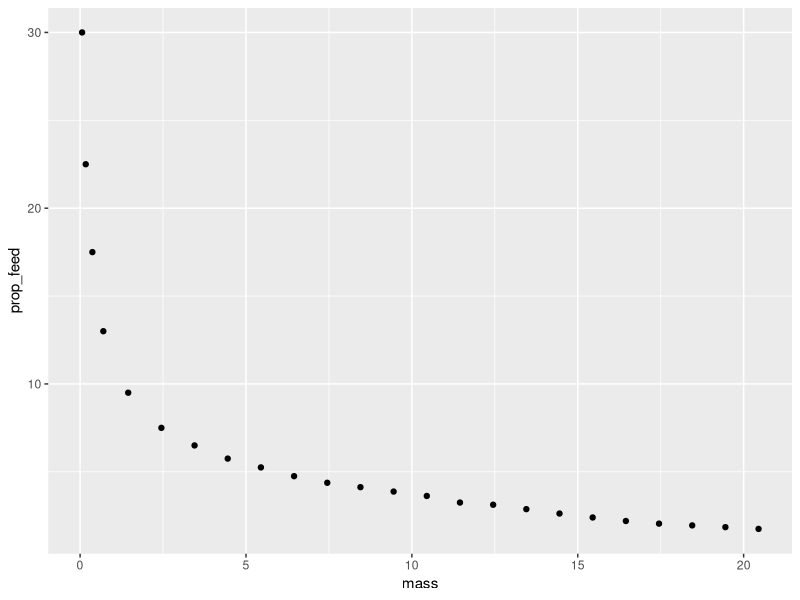
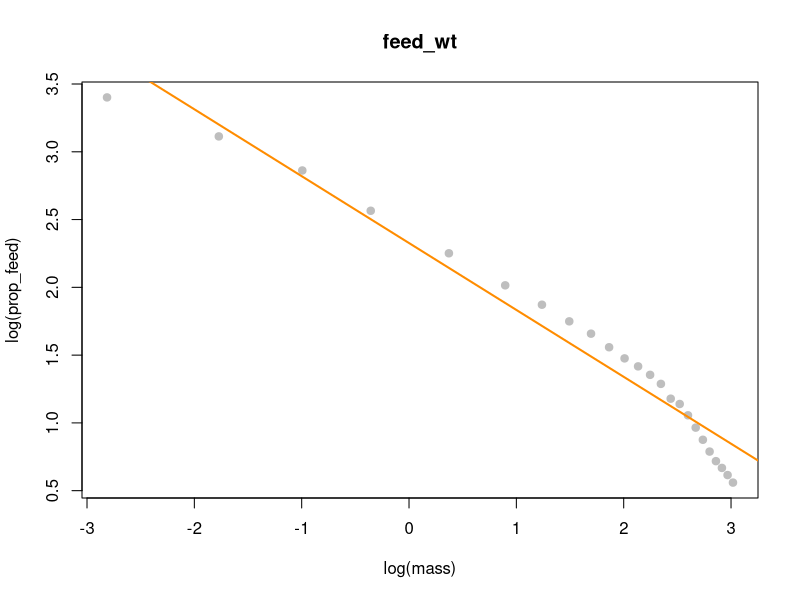
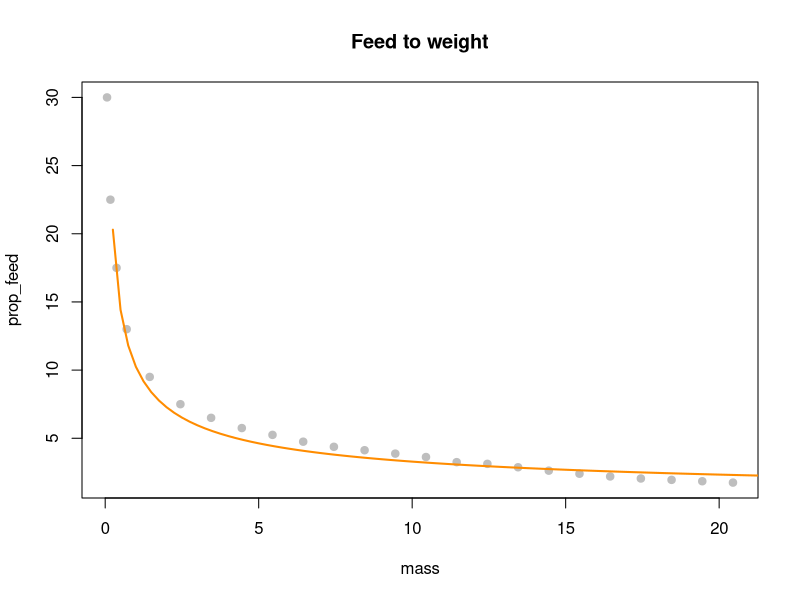
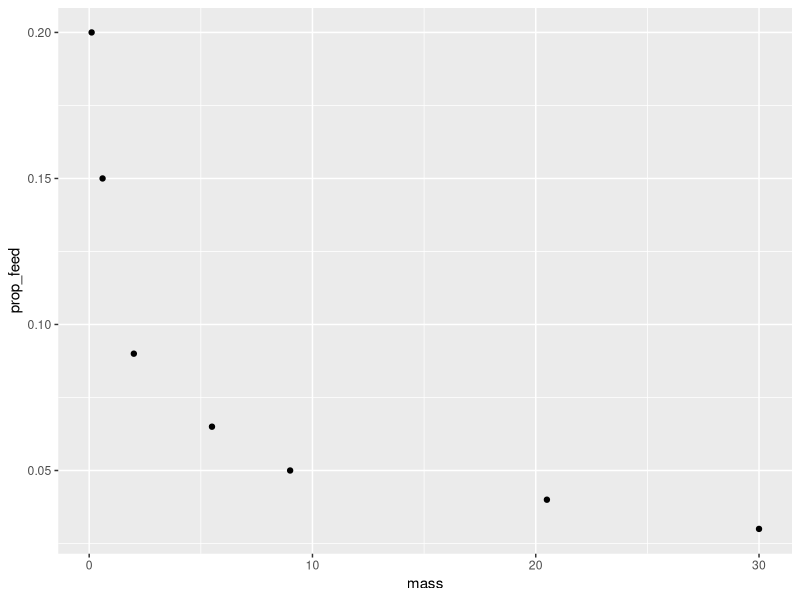
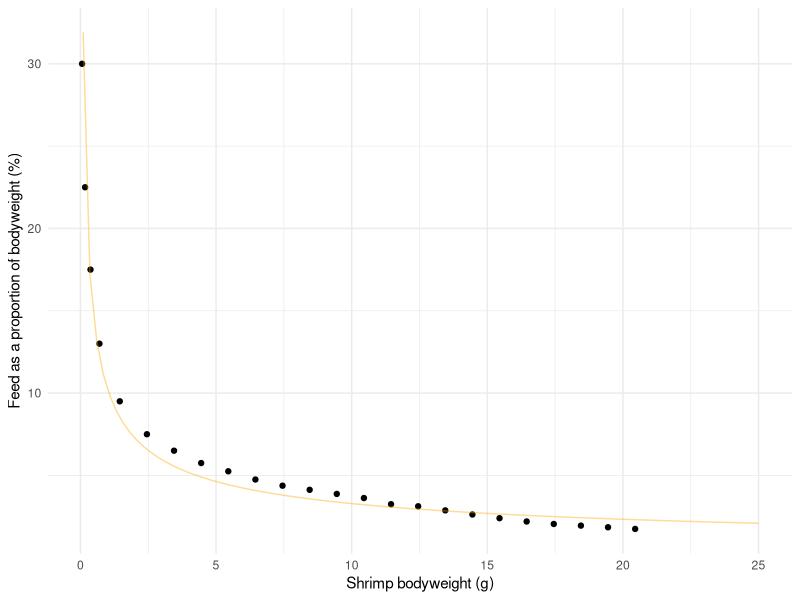

The R source for these figures, in order:
library(tidyverse)

# import data
feed <- read.csv("data/feed.csv") %>%
  mutate(mass = (mass_1 + mass_2) / 2,
         prop_feed = (rate_1 + rate_2) / 2)

feed %>% ggplot(aes(mass, prop_feed)) +
  geom_point()

feed.twinlog <- lm(log(prop_feed) ~ log(mass), data = feed)
summary(feed.twinlog)

plot(log(prop_feed) ~ log(mass), data = feed, col = "grey", pch = 20, cex = 1.5, main = "feed_wt")
abline(feed.twinlog, col = "darkorange", lwd = 2)

plot(prop_feed ~ mass, data = feed, col = "grey", pch = 20, cex = 1.5, main = "Feed to weight")
curve(exp(feed.twinlog$coefficients[1]) * x ^ feed.twinlog$coefficients[2], from = 0, to = 25, add = TRUE, col = "darkorange", lwd = 2)

feed.plot <- feed %>%
  ggplot(aes(mass, prop_feed)) +
  geom_point() +
  stat_function(fun = function(x) exp(feed.twinlog$coefficients[1]) * x ^ feed.twinlog$coefficients[2],
                color = "orange",
                xlim = c(0.1, 25),
                alpha = 0.4) +
  labs(x = "Shrimp bodyweight (g)",
       y = "Feed as a proportion of bodyweight (%)") +
  theme_minimal()

pdf("plots/feed_plot.pdf",
    height = 3)
feed.plot
dev.off()


# clear water feed rate
feed.cw <- read.csv("data/feed_cw.csv")

feed.cw %>% ggplot(aes(mass, prop_feed)) +
  geom_point()

feed.cw.twinlog <- lm(log(prop_feed) ~ log(mass), data = feed.cw)
summary(feed.cw.twinlog)

feed.cw.plot <- feed.cw %>%
  ggplot(aes(mass, prop_feed)) +
  geom_point() +
  stat_function(fun = function(x) exp(feed.cw.twinlog$coefficients[1]) * x ^ feed.cw.twinlog$coefficients[2],
                color = "orange",
                xlim = c(0.1, 25),
                alpha = 0.4) +
  labs(x = "Shrimp bodyweight (g)",
       y = "Feed as a proportion of bodyweight (%)") +
  theme_minimal()
